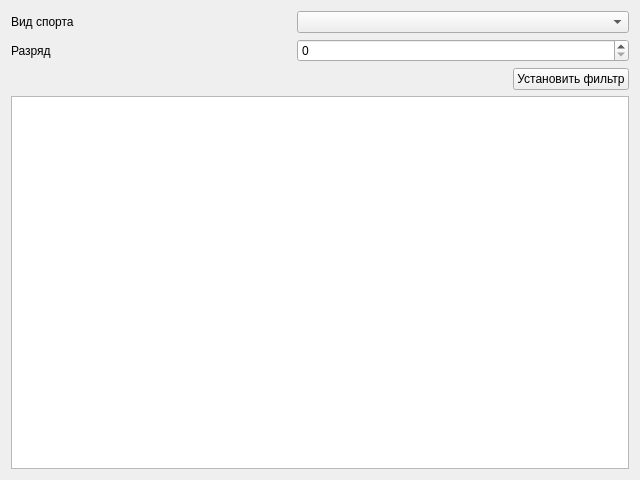
<?xml version="1.0" encoding="UTF-8"?>
<ui version="4.0">
 <class>AthletesViewer</class>
 <widget class="QWidget" name="AthletesViewer">
  <property name="geometry">
   <rect>
    <x>0</x>
    <y>0</y>
    <width>640</width>
    <height>480</height>
   </rect>
  </property>
  <property name="windowTitle">
   <string>Form</string>
  </property>
  <layout class="QGridLayout" name="gridLayout_2">
   <item row="0" column="0">
    <layout class="QGridLayout" name="gridLayout">
     <item row="2" column="2">
      <spacer name="horizontalSpacer">
       <property name="orientation">
        <enum>Qt::Horizontal</enum>
       </property>
       <property name="sizeHint" stdset="0">
        <size>
         <width>40</width>
         <height>20</height>
        </size>
       </property>
      </spacer>
     </item>
     <item row="2" column="3">
      <widget class="QPushButton" name="pushButton">
       <property name="text">
        <string>Установить фильтр</string>
       </property>
      </widget>
     </item>
     <item row="1" column="0">
      <widget class="QLabel" name="label_2">
       <property name="text">
        <string>Разряд</string>
       </property>
      </widget>
     </item>
     <item row="0" column="0">
      <widget class="QLabel" name="label">
       <property name="text">
        <string>Вид спорта</string>
       </property>
      </widget>
     </item>
     <item row="3" column="0" colspan="4">
      <widget class="QTableView" name="tableView"/>
     </item>
     <item row="1" column="1">
      <spacer name="horizontalSpacer_2">
       <property name="orientation">
        <enum>Qt::Horizontal</enum>
       </property>
       <property name="sizeHint" stdset="0">
        <size>
         <width>40</width>
         <height>20</height>
        </size>
       </property>
      </spacer>
     </item>
     <item row="1" column="2" colspan="2">
      <widget class="QSpinBox" name="sbCategory"/>
     </item>
     <item row="0" column="2" colspan="2">
      <widget class="QComboBox" name="cbSport"/>
     </item>
    </layout>
   </item>
  </layout>
 </widget>
 <resources/>
 <connections/>
</ui>
